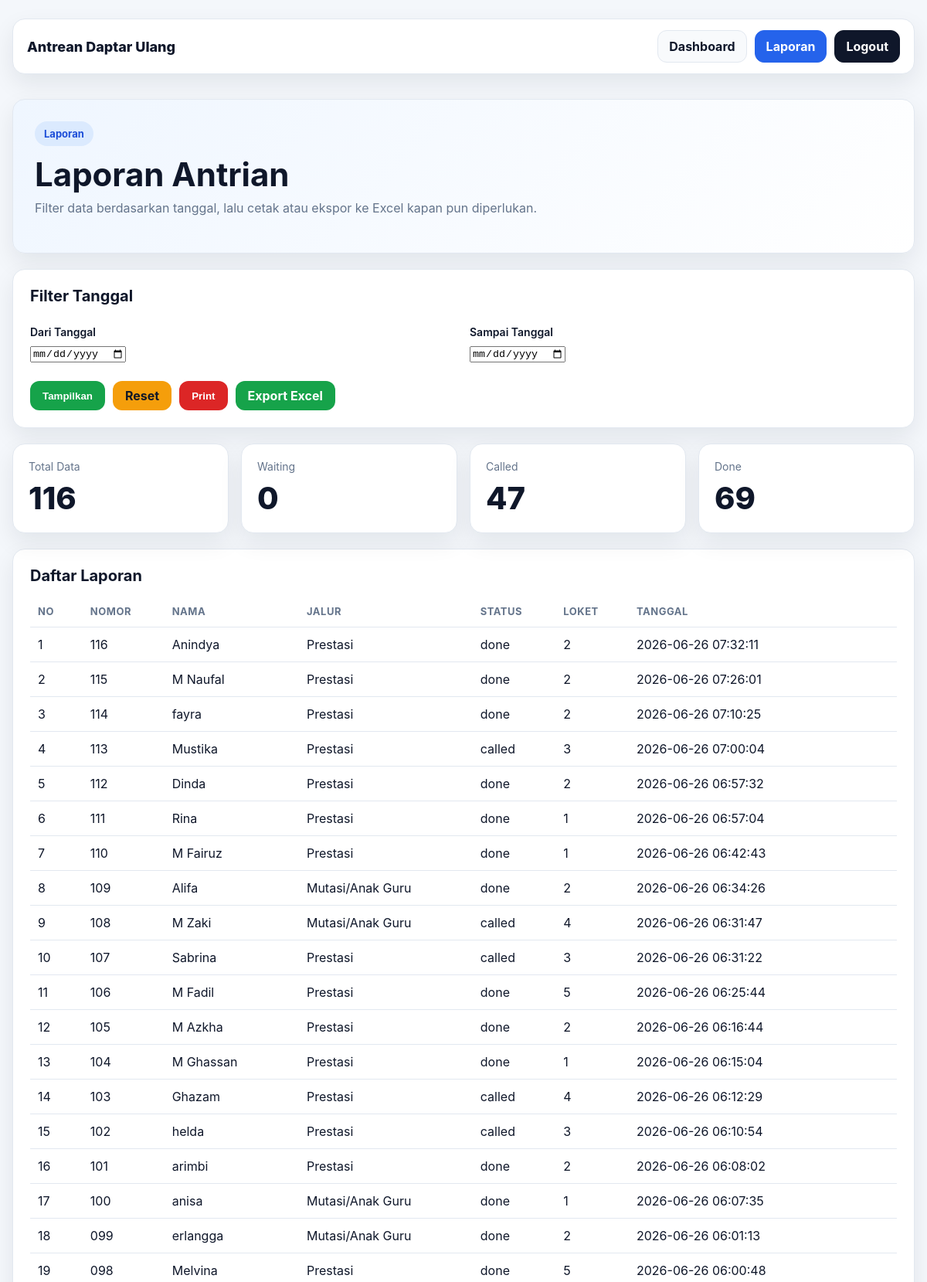
Page /admin/laporan.php (signed in, upper part) on the committed database.
### tables this page shows
CREATE TABLE `antrian` (
  `id` int(10) UNSIGNED NOT NULL,
  `nomor_antrian` varchar(10) NOT NULL,
  `nama` varchar(100) NOT NULL,
  `jalur` varchar(50) NOT NULL,
  `status_antrian` enum('waiting','called','done') NOT NULL DEFAULT 'waiting',
  `current_loket` int(11) DEFAULT NULL,
  `created_at` timestamp NOT NULL DEFAULT current_timestamp(),
  `updated_at` timestamp NOT NULL DEFAULT current_timestamp() ON UPDATE current_timestamp()
);

### admin/laporan.php (the view, shortened to what this page needs)
<?php
$db = new Database();
$conn = $db->getConnection();
$from = $_GET['from'] ?? '';
$to = $_GET['to'] ?? '';
$params = [];
$sql = "SELECT id, nomor_antrian, nama, jalur, status_antrian, current_loket, created_at
        FROM antrian";
$sql .= " ORDER BY id DESC";
$stmt = $conn->prepare($sql);
$stmt->execute($params);
$rows = $stmt->fetchAll(PDO::FETCH_ASSOC);
$total = count($rows);
$waiting = 0;
$called = 0;
$done = 0;
foreach ($rows as $row) {
    if ($row['status_antrian'] === 'called') $called++;
    if ($row['status_antrian'] === 'done') $done++;
}
?>
<!DOCTYPE html>
<html lang="id">
<head>
    <link rel="stylesheet" href="../assets/css/style.css">
</head>
<body class="dashboard-page">
    <div class="admin-nav">
        <div class="admin-nav-brand">Antrean Daptar Ulang</div>
        <div class="admin-nav-links">
            <a href="admin.php">Dashboard</a>
            <a href="laporan.php" class="active">Laporan</a>
            <a href="../auth/logout.php" class="logout">Logout</a>
        </div>
    </div>
    <div class="container">
        <div class="hero">
            <div class="hero-badge">Laporan</div>
            <h1 class="hero-title">Laporan Antrian</h1>
            <p class="hero-text">
                Filter data berdasarkan tanggal, lalu cetak atau ekspor ke Excel kapan pun diperlukan.
            </p>
        </div>
        <div class="card report-filter">
            <h2>Filter Tanggal</h2>
            <form method="get" class="form-grid">
                <div>
                    <label>Dari Tanggal</label>
                    <input type="date" name="from" value="<?php echo htmlspecialchars($from); ?>">
                </div>
                <div>
                    <label>Sampai Tanggal</label>
                    <input type="date" name="to" value="<?php echo htmlspecialchars($to); ?>">
                </div>
                <div class="full form-actions">
                    <button type="submit" class="btn btn-save">Tampilkan</button>
                    <a href="laporan.php" class="btn btn-warning">Reset</a>
                    <button type="button" class="btn btn-danger" onclick="window.print()">Print</button>
                    <a href="?from=<?php echo urlencode($from); ?>&to=<?php echo urlencode($to); ?>&export=excel" class="btn btn-save">Export Excel</a>
                </div>
            </form>
        </div>
        <div class="panel-grid">
            <div class="card panel-stat">
                <div class="stat-title">Total Data</div>
                <div class="stat-value"><?php echo $total; ?></div>
            </div>
            <div class="card panel-stat">
                <div class="stat-title">Waiting</div>
                <div class="stat-value"><?php echo $waiting; ?></div>
            </div>
            <div class="card panel-stat">
                <div class="stat-title">Called</div>
                <div class="stat-value"><?php echo $called; ?></div>
            </div>
            <div class="card panel-stat">
                <div class="stat-title">Done</div>
                <div class="stat-value"><?php echo $done; ?></div>
            </div>
        </div>
        <div class="card">
            <h2>Daftar Laporan</h2>
            <?php if (!empty($rows)): ?>
                <div class="table-wrap">
                    <table class="queue-list">
                        <thead>
                            <tr>
                                <th>No</th>
                                <th>Nomor</th>
                                <th>Nama</th>
                                <th>Jalur</th>
                                <th>Status</th>
                                <th>Loket</th>
                                <th>Tanggal</th>
                            </tr>
                        </thead>
                        <tbody>
                            <?php $no = 1; foreach ($rows as $row): ?>
                                <tr>
                                    <td><?php echo $no++; ?></td>
                                    <td><?php echo htmlspecialchars($row['nomor_antrian']); ?></td>
                                    <td><?php echo htmlspecialchars($row['nama']); ?></td>
                                    <td><?php echo htmlspecialchars($row['jalur']); ?></td>
                                    <td><?php echo htmlspecialchars($row['status_antrian']); ?></td>
                                    <td><?php echo htmlspecialchars((string)$row['current_loket']); ?></td>
                                    <td><?php echo htmlspecialchars($row['created_at']); ?></td>
                                </tr>
                            <?php endforeach; ?>
                        </tbody>
                    </table>
                </div>
            <?php else: ?>
                <p class="muted">Tidak ada data laporan pada rentang tanggal tersebut.</p>
            <?php endif; ?>
        </div>
    </div>
</body>
</html>

### assets/css/style.css (style rules this page uses)
:root { --bg: #f4f7fb; --card: #ffffff; --text: #0f172a; --muted: #64748b; --border: #e2e8f0; --primary: #2563eb; --primary-dark: #1d4ed8; --success: #16a34a; --warning: #f59e0b; --danger: #dc2626; --shadow: 0 12px 30px rgba(15, 23, 42, 0.08); --radius: 16px; }
* { box-sizing: border-box; }
html, body { margin: 0; padding: 0; background: var(--bg); color: var(--text); font-family: Inter, system-ui, -apple-system, BlinkMacSystemFont, "Segoe UI", sans-serif; }
a { color: inherit; text-decoration: none; }
.container { width: min(1180px, calc(100% - 32px)); margin: 24px auto; }
.card { background: var(--card); border: 1px solid var(--border); border-radius: var(--radius); box-shadow: var(--shadow); padding: 22px; margin-bottom: 20px; }
h1, h2, h3 { margin-top: 0; }
h2 { font-size: 20px; margin-bottom: 14px; }
label { display: block; margin: 12px 0 8px; font-weight: 600; font-size: 14px; }
.btn { display: inline-flex; align-items: center; justify-content: center; gap: 8px; padding: 11px 16px; border: 0; border-radius: 12px; font-weight: 700; cursor: pointer; transition: transform .15s ease, opacity .15s ease, background .15s ease; line-height: 1; white-space: nowrap; }
.btn-save { background: var(--success); color: #fff; }
.btn-warning { background: var(--warning); color: #111827; }
.btn-danger { background: var(--danger); color: #fff; }
.stat-title { color: var(--muted); font-size: 14px; margin-bottom: 8px; }
.stat-value { font-size: 32px; font-weight: 800; color: var(--text); }
.form-grid { display: grid; grid-template-columns: repeat(2, minmax(0, 1fr)); gap: 16px; }
.form-grid .full { grid-column: 1 / -1; }
.form-actions { display: flex; gap: 10px; flex-wrap: wrap; margin-top: 8px; }
.table-wrap { overflow-x: auto; }
.queue-list { width: 100%; border-collapse: collapse; min-width: 760px; }
.queue-list th, .queue-list td { padding: 12px 10px; border-bottom: 1px solid var(--border); text-align: left; vertical-align: middle; }
.queue-list thead th { font-size: 13px; color: var(--muted); text-transform: uppercase; letter-spacing: .04em; }
.queue-list td:last-child { min-width: 240px; }
.public-page .container, .dashboard-page .container { padding-top: 8px; }
.panel-grid { display: grid; grid-template-columns: repeat(auto-fit, minmax(240px, 1fr)); gap: 16px; }
.panel-stat { padding: 20px; }
.panel-stat .stat-value { font-size: 40px; }
.hero { background: linear-gradient(135deg, #eff6ff, #ffffff); border: 1px solid var(--border); border-radius: var(--radius); box-shadow: var(--shadow); padding: 28px; margin-bottom: 20px; }
.hero-badge { display: inline-flex; align-items: center; gap: 8px; padding: 8px 12px; border-radius: 999px; background: #dbeafe; color: #1d4ed8; font-weight: 700; font-size: 13px; margin-bottom: 14px; }
.hero-title { font-size: clamp(28px, 4vw, 42px); line-height: 1.1; margin: 0 0 10px; }
.hero-text { color: var(--muted); font-size: 16px; max-width: 720px; margin: 0 0 20px; }
.admin-nav { width: min(1180px, calc(100% - 32px)); margin: 24px auto 0; background: var(--card); border: 1px solid var(--border); border-radius: var(--radius); box-shadow: var(--shadow); padding: 14px 18px; display: flex; align-items: center; justify-content: space-between; gap: 16px; }
.admin-nav-brand { font-weight: 800; font-size: 18px; color: var(--text); }
.admin-nav-links { display: flex; align-items: center; gap: 10px; flex-wrap: wrap; }
.admin-nav-links a { display: inline-flex; align-items: center; justify-content: center; padding: 10px 14px; border-radius: 12px; background: #f8fafc; border: 1px solid var(--border); color: var(--text); font-weight: 700; }
.admin-nav-links a.active { background: var(--primary); color: #fff; border-color: var(--primary); }
.admin-nav-links a.logout { background: #0f172a; color: #fff; border-color: #0f172a; }

### rows in the picture
antrian: nomor_antrian "116", nama "Anindya", jalur "Prestasi", status_antrian "done", current_loket "2", created_at "2026-06-26 07:32:11"
antrian: nomor_antrian "115", nama "M Naufal", jalur "Prestasi", status_antrian "done", current_loket "2", created_at "2026-06-26 07:26:01"
antrian: nomor_antrian "114", nama "fayra", jalur "Prestasi", status_antrian "done", current_loket "2", created_at "2026-06-26 07:10:25"
antrian: nomor_antrian "113", nama "Mustika", jalur "Prestasi", status_antrian "called", current_loket "3", created_at "2026-06-26 07:00:04"
antrian: nomor_antrian "112", nama "Dinda", jalur "Prestasi", status_antrian "done", current_loket "2", created_at "2026-06-26 06:57:32"
antrian: nomor_antrian "111", nama "Rina", jalur "Prestasi", status_antrian "done", current_loket "1", created_at "2026-06-26 06:57:04"
antrian: nomor_antrian "110", nama "M Fairuz", jalur "Prestasi", status_antrian "done", current_loket "1", created_at "2026-06-26 06:42:43"
antrian: nomor_antrian "109", nama "Alifa", jalur "Mutasi/Anak Guru", status_antrian "done", current_loket "2", created_at "2026-06-26 06:34:26"
antrian: nomor_antrian "108", nama "M Zaki", jalur "Mutasi/Anak Guru", status_antrian "called", current_loket "4", created_at "2026-06-26 06:31:47"
antrian: nomor_antrian "107", nama "Sabrina", jalur "Prestasi", status_antrian "called", current_loket "3", created_at "2026-06-26 06:31:22"
antrian: nomor_antrian "106", nama "M Fadil", jalur "Prestasi", status_antrian "done", current_loket "5", created_at "2026-06-26 06:25:44"
antrian: nomor_antrian "105", nama "M Azkha", jalur "Prestasi", status_antrian "done", current_loket "2", created_at "2026-06-26 06:16:44"
antrian: nomor_antrian "104", nama "M Ghassan", jalur "Prestasi", status_antrian "done", current_loket "1", created_at "2026-06-26 06:15:04"
antrian: nomor_antrian "103", nama "Ghazam", jalur "Prestasi", status_antrian "called", current_loket "4", created_at "2026-06-26 06:12:29"
antrian: nomor_antrian "102", nama "helda", jalur "Prestasi", status_antrian "called", current_loket "3", created_at "2026-06-26 06:10:54"
antrian: nomor_antrian "101", nama "arimbi", jalur "Prestasi", status_antrian "done", current_loket "2", created_at "2026-06-26 06:08:02"
antrian: nomor_antrian "100", nama "anisa", jalur "Mutasi/Anak Guru", status_antrian "done", current_loket "1", created_at "2026-06-26 06:07:35"
antrian: nomor_antrian "099", nama "erlangga", jalur "Mutasi/Anak Guru", status_antrian "done", current_loket "2", created_at "2026-06-26 06:01:13"
antrian: nomor_antrian "098", nama "Melvina", jalur "Prestasi", status_antrian "done", current_loket "5", created_at "2026-06-26 06:00:48"

### other values in the picture
$total "116"
$waiting "0"
$called "47"
$done "69"
